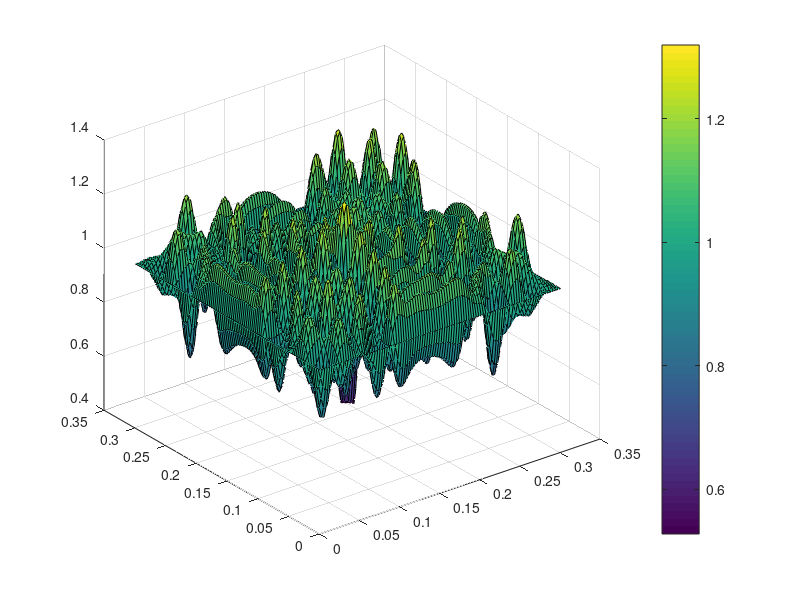

This chart was generated by the following MATLAB code:
%frequency and wavelenght grid
f0 = 10^10;
T0=1/f0;
GridDiv = 10;
GridX = 101;
GridY = GridX;

%free space constants
e0 = 8.54*10^-12;
u0 = 4*pi*10^-7;
c0 = 3*10^8;
L0 = c0/f0;

Px=zeros(1,GridX);
Py=zeros(1,GridY);


for i= 1:GridX
    Px(1,i)=i;
    
end

for i= 1:GridY
    Py(1,i)=i;
    
end


x=Px.*(L0/GridDiv);
y=Py.*(L0/GridDiv);

%increments

dx=L0/GridDiv;
dy=L0/GridDiv;
dt=5*10^-12;       %anything lower than 7.071*10^-12 to be stable
tmax=dt;        %simulation time


%field initialiatons
Ez = zeros(length(x),length(y)); 
Hx = zeros(length(x),length(y)-1); 
Hy = zeros(length(x)-1,length(y));

mu = zeros(length(x),length(y));
me = zeros(length(x),length(y));
sigma = zeros(length(x),length(y));


%source
source_location = [50, 50];
fs = 10^10;
w = 2*pi*fs;
temp=0;

runTimes=0; %debug

%cylider
radius=L0;
c_x=50*dx+3*L0;
c_y=50*dy;
c_er=3.2;
c_mu=1;
c_sigma=1.2; %see later


for i=1:GridX
    for j=1:GridY
        if sqrt((i*dx-c_x)^2 + (j*dy-c_y)^2) <= radius
            mu(i,j)=c_mu*u0;
            me(i,j)=c_er*e0;
            sigma(i,j)=c_sigma;
        else
            mu(i,j)=u0;
            me(i,j)=e0;
            sigma(i,j)=0;
        end
    end
end

 
for t = 0:dt:10*T0
 
    
   
    % Update electric field
    Ez(2:end-1,2:end-1)= Ez(2:end-1,2:end-1) + (dt/e0).*((Hy(2:end,2:end-1) - Hy(1:end-1,2:end-1))./dx - (Hx(2:end-1,2:end) - Hx(2:end-1,1:end-1))./dy);
    
    
    if (t>=0) && (t<=10*T0)
    Ez(source_location(1),source_location(2))=sin(w*t);
    end
    

   
  % Update magnetic fields
    Hx(2:end-1,:) = Hx(2:end-1,:) - (dt/(u0*dy)).*(Ez(2:end-1,2:end) - Ez(2:end-1,1:end-1));
    Hy(:,2:end-1) = Hy(:,2:end-1) + (dt/(u0*dx)).*(Ez(2:end,2:end-1) - Ez(1:end-1,2:end-1));

    


%     Hx
%     Hy
%     Ez


    
    

    
    
    
    % Visualize fields at every time step
    surf(x,y,Ez'+1)
    hold on
    imagesc(x,y,Ez'+1)
    hold off

    xlabel('x (m)');
    ylabel('y (m)');
    
    title(sprintf('Time: %0.1e s',t));
    pause(0.0001)
    runTimes=runTimes+1
end

    surf(x,y,Ez'+1)
    hold on
    imagesc(x,y,Ez'+1)
    colorbar;



















